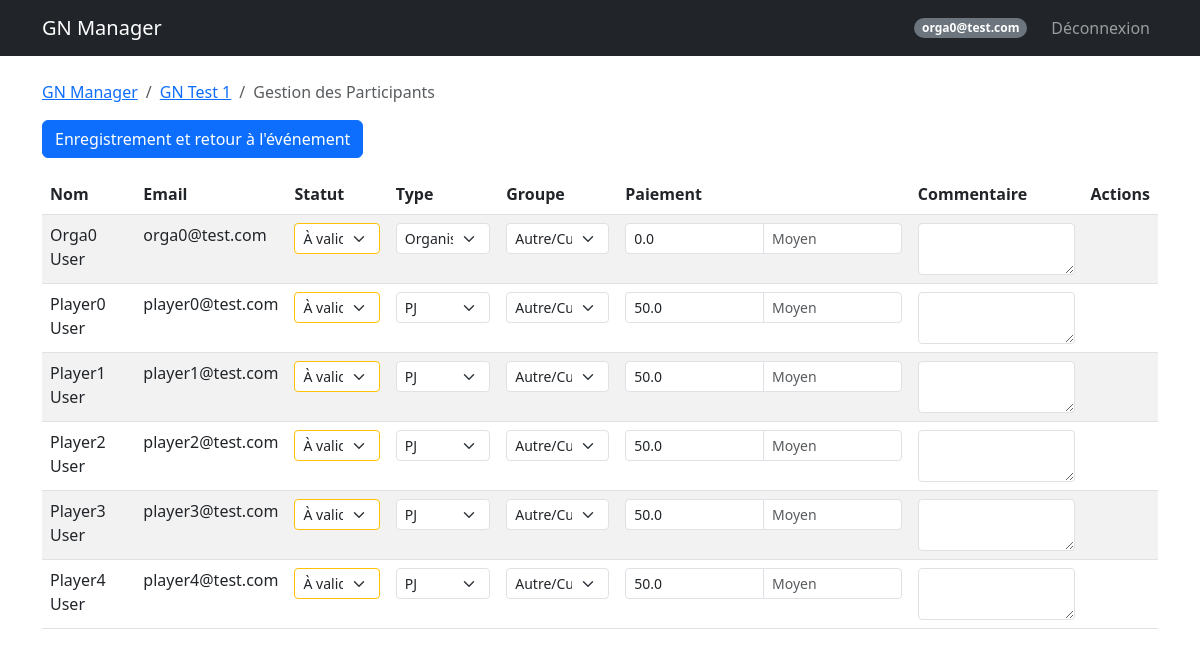
Page /event/1/participants (signed in) on the committed database.
### models.py (models this page shows, shortened)
class User(UserMixin, db.Model):
    id = db.Column(db.Integer, primary_key=True)
    email = db.Column(db.String(120), unique=True, nullable=False)
    password_hash = db.Column(db.String(128))
    nom = db.Column(db.String(80))
    prenom = db.Column(db.String(80))
    age = db.Column(db.Integer)
    genre = db.Column(db.String(20))
    avatar_url = db.Column(db.String(200))
    role = db.Column(db.String(20), default='user') # createur, sysadmin, user
    is_banned = db.Column(db.Boolean, default=False)
    is_deleted = db.Column(db.Boolean, default=False) # Soft delete
    @property
    def is_admin(self):
        return self.role in ['createur', 'sysadmin']

class Event(db.Model):
    id = db.Column(db.Integer, primary_key=True)
    name = db.Column(db.String(100), nullable=False)
    description = db.Column(db.Text) # Added
    date_start = db.Column(db.DateTime, nullable=False)
    date_end = db.Column(db.DateTime, nullable=False)
    location = db.Column(db.String(200))
    background_image = db.Column(db.String(200))
    visibility = db.Column(db.String(20), default='public') # public, private
    organizer_structure = db.Column(db.String(100))
    external_link = db.Column(db.String(255)) # Added (Google Forms)
    statut = db.Column(db.String(50), default='En préparation') # Added 'statut' as per user correctness
    groups_config = db.Column(db.Text, default='{"PJ": ["Peu importe"], "PNJ": ["Peu importe"], "Organisateur": ["Peu importe"]}') # JSON stored as string

class Participant(db.Model):
    id = db.Column(db.Integer, primary_key=True)
    event_id = db.Column(db.Integer, db.ForeignKey('event.id'), nullable=False)
    user_id = db.Column(db.Integer, db.ForeignKey('user.id'), nullable=False)
    type = db.Column(db.String(50)) # Organisateur, PJ, PNJ
    group = db.Column(db.String(50))
    role_id = db.Column(db.Integer, db.ForeignKey('role.id', use_alter=True, name='fk_participant_role'), nullable=True)
    role_communicated = db.Column(db.Boolean, default=False)
    role_received = db.Column(db.Boolean, default=False) # Added
    registration_status = db.Column(db.String(50), default='À valider') # Added
    payment_method = db.Column(db.String(50))
    payment_amount = db.Column(db.Float, default=0.0)
    payment_comment = db.Column(db.Text) # Added separate comment for payment if needed, or use generic comment
    comment = db.Column(db.Text)
    custom_image = db.Column(db.String(200))
    user = db.relationship('User', backref='participations')
    event = db.relationship('Event', backref='participants')
    role = db.relationship('Role', foreign_keys=[role_id], backref='participants_with_role')

### routes.py (the view)
@main.route('/event/<int:event_id>/participants')
@login_required
def manage_participants(event_id):
    event = Event.query.get_or_404(event_id)
    me = Participant.query.filter_by(event_id=event.id, user_id=current_user.id).first()
    if not me or me.type != 'organisateur':
        flash('Accès réservé aux organisateurs.', 'danger')
        return redirect(url_for('main.event_detail', event_id=event.id))
    participants = Participant.query.filter_by(event_id=event.id).all()
    for p in participants:
        p.user = User.query.get(p.user_id)
    for p in participants:
        p.user = User.query.get(p.user_id)
    groups_config = json.loads(event.groups_config or '{}')
    groups_config = json.loads(event.groups_config or '{}')
    breadcrumbs = [
        ('GN Manager', '/dashboard'),
        (event.name, url_for('main.event_detail', event_id=event.id)),
        ('Gestion des Participants', '#')
    ]
    return render_template('manage_participants.html', event=event, participants=participants, groups_config=groups_config, breadcrumbs=breadcrumbs)

### templates/manage_participants.html (shortened to what this page needs)
{% extends "base.html" %}
{% block content %}
<form method="POST" action="/event/{{ event.id }}/participants/bulk_update">
    <button type="submit" class="btn btn-primary mb-3">Enregistrement et retour à l'événement</button>
    <div class="table-responsive">
        <table class="table table-striped">
            <thead>
                <tr>
                    <th>Nom</th>
                    <th>Email</th>
                    <th>Statut</th>
                    <th>Type</th>
                    <th>Groupe</th>
                    <th>Paiement</th>
                    <th>Commentaire</th>
                    <th>Actions</th>
                </tr>
            </thead>
            <tbody>
                {% for p in participants %}
                <tr>
                    <td>{{ p.user.nom }} {{ p.user.prenom }}</td>
                    <td>{{ p.user.email }}</td>
                    <td>
                        <select name="status_{{ p.id }}"
                            class="form-select form-select-sm {{ 'border-danger' if p.registration_status=='Rejeté' else 'border-success' if p.registration_status=='Validé' else 'border-warning' }}">
                            <option value="À valider" {% if p.registration_status=='À valider' %}selected{% endif %}>À
                                valider</option>
                        </select>
                    </td>
                    <td>
                        <select name="type_{{ p.id }}" class="form-select form-select-sm">
                            <option value="organisateur" {% if p.type=='organisateur' %}selected{% endif %}>Organisateur
                            </option>
                            <option value="PJ" {% if p.type=='PJ' %}selected{% endif %}>PJ</option>
                        </select>
                    </td>
                    <td>
                        <select name="group_{{ p.id }}" class="form-select form-select-sm">
                            {% set p_groups = groups_config.get(p.type, ['Peu importe']) %}
                            {% if p.type == 'organisateur' %}{% set p_groups = groups_config.get('Organisateur', ['Peu
                            importe']) %}{% endif %}
                            <option value="Autre" {% if p.group not in p_groups %}selected{% endif %}>Autre/Custom
                            </option>
                        </select>
                    </td>
                    <td>
                        <div class="input-group input-group-sm">
                            <input type="number" step="0.01" name="pay_amount_{{ p.id }}" value="{{ p.payment_amount }}"
                                class="form-control">
                            <input type="text" name="pay_method_{{ p.id }}" value="{{ p.payment_method or '' }}"
                                class="form-control" placeholder="Moyen">
                        </div>
                    </td>
                    <td><textarea name="comment_{{ p.id }}"
                            class="form-control form-control-sm">{{ p.comment or '' }}</textarea>
                    </td>
                    <td>
                    </td>
                </tr>
                {% endfor %}
            </tbody>
        </table>
    </div>
    {% endblock %}

### templates/base.html (shortened to what this page needs)
<!DOCTYPE html>
<html lang="fr">
<head>
    <link href="https://cdn.jsdelivr.net/npm/bootstrap@5.3.0/dist/css/bootstrap.min.css" rel="stylesheet">
    <link rel="stylesheet" href="https://cdn.jsdelivr.net/npm/bootstrap-icons@1.11.3/font/bootstrap-icons.min.css">
</head>
<body>
    <nav class="navbar navbar-expand-lg navbar-dark bg-dark">
        <div class="container">
            <a class="navbar-brand" href="/">GN Manager</a>
            {% if current_user.is_authenticated %}
            <div class="navbar-nav ms-auto align-items-center">
                <span class="badge bg-secondary rounded-pill me-3">{{ current_user.email }}</span>
                <a class="nav-link" href="/logout">Déconnexion</a>
            </div>
            {% endif %}
        </div>
    </nav>
    <div class="container mt-4">
        {% if breadcrumbs %}
        <nav aria-label="breadcrumb">
            <ol class="breadcrumb">
                {% for label, url in breadcrumbs %}
                {% if loop.last %}
                <li class="breadcrumb-item active" aria-current="page">{{ label }}</li>
                {% else %}
                <li class="breadcrumb-item"><a href="{{ url }}">{{ label }}</a></li>
                {% endif %}
                {% endfor %}
            </ol>
        </nav>
        {% endif %}
        {% block content %}{% endblock %}
    </div>
</body>
</html>

### rows in the picture
User: email "orga0@test.com"
Event: name "GN Test 1"
Participant: user.nom "Orga0", user.prenom "User", user.email "orga0@test.com", registration_status+id "À valider", type+id "Organisateur", group+id "Autre/Custom", payment_amount "0.0"
Participant: user.nom "Player0", user.prenom "User", user.email "player0@test.com", registration_status+id "À valider", type+id "PJ", group+id "Autre/Custom", payment_amount "50.0"
Participant: user.nom "Player1", user.prenom "User", user.email "player1@test.com", registration_status+id "À valider", type+id "PJ", group+id "Autre/Custom", payment_amount "50.0"
Participant: user.nom "Player2", user.prenom "User", user.email "player2@test.com", registration_status+id "À valider", type+id "PJ", group+id "Autre/Custom", payment_amount "50.0"
Participant: user.nom "Player3", user.prenom "User", user.email "player3@test.com", registration_status+id "À valider", type+id "PJ", group+id "Autre/Custom", payment_amount "50.0"
Participant: user.nom "Player4", user.prenom "User", user.email "player4@test.com", registration_status+id "À valider", type+id "PJ", group+id "Autre/Custom", payment_amount "50.0"

### other values in the picture
{{ label }} "GN Manager"
{{ label }} "Gestion des Participants"
